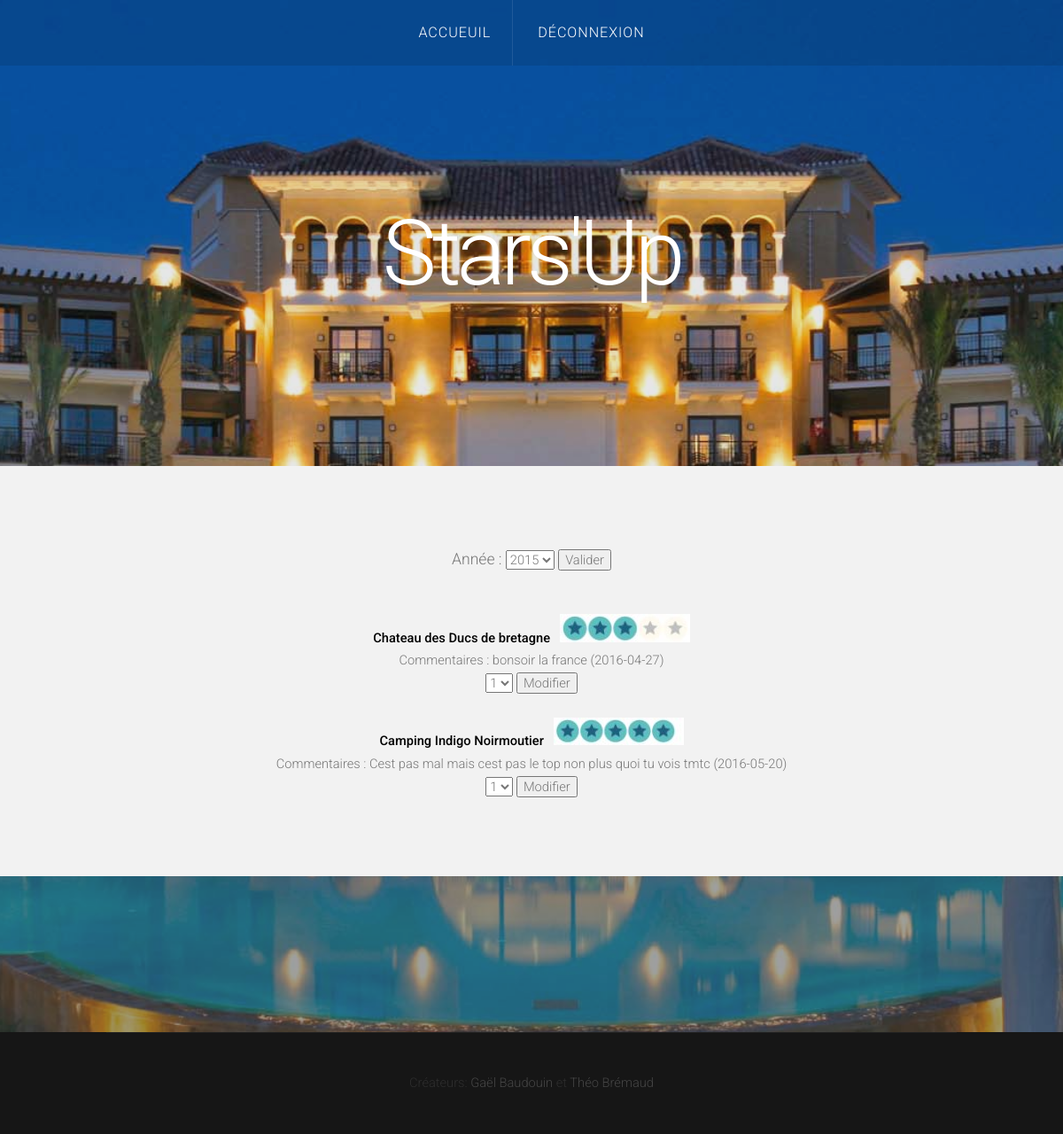
Page /starsup/modif_visite.php on the committed database.
### tables this page shows
CREATE TABLE IF NOT EXISTS `visiter` (
  `ID_HEBERGEMENT` int(11) NOT NULL,
  `ID_INSPECTEUR` int(11) NOT NULL,
  `ID_SAISON` int(11) NOT NULL,
  `NOMBRE_ETOILE_VISITE` smallint(6) DEFAULT NULL,
  `DATE_HEURE_VISITE` date DEFAULT NULL,
  `CONTRE_VISITE` tinyint(1) DEFAULT NULL,
  `COMMENTAIRE_VISITE` varchar(255) DEFAULT NULL,
  PRIMARY KEY (`ID_HEBERGEMENT`,`ID_INSPECTEUR`,`ID_SAISON`),
  KEY `I_FK_VISITER_HEBERGEMENT` (`ID_HEBERGEMENT`),
  KEY `I_FK_VISITER_INSPECTEUR` (`ID_INSPECTEUR`),
  KEY `I_FK_VISITER_SAISON` (`ID_SAISON`)
);

CREATE TABLE IF NOT EXISTS `hebergement` (
  `ID_HEBERGEMENT` int(11) NOT NULL AUTO_INCREMENT,
  `ID_DEPARTEMENT` int(11) NOT NULL,
  `NOM_HEBERGEMENT` varchar(128) DEFAULT NULL,
  `ADRESSE_HEBERGEMENT` varchar(128) DEFAULT NULL,
  `VILLE_HEBERGEMENT` varchar(128) DEFAULT NULL,
  `HORAIRES` varchar(20) DEFAULT NULL,
  PRIMARY KEY (`ID_HEBERGEMENT`),
  KEY `I_FK_HEBERGEMENT_DEPARTEMENT` (`ID_DEPARTEMENT`)
);

### starsup/modif_visite.php (the view, shortened to what this page needs)
<!DOCTYPE HTML>
<?php
include("include/config.php");
?>
<html>
	<head>
	</head>
	<body class="homepage">
		<div id="header">
			<div id="nav-wrapper">
				<nav id="nav">
					<ul>
						<li class="active"><a href="index_admin.php">Accueuil</a></li>
						<li><a href="index.php">Déconnexion</a></li>
					</ul>
				</nav>
			</div>
			<div class="container">
				<div id="logo">
					<h1><a href="#">Stars'Up</a></h1>
				</div>
			</div>
		</div>
		<div id="featured">
			<div class="container">
				<div id="content" class="container">
	<form action="modif_visite_debut.php" name="ajout_visite" method="post">
	      				<p>Année :
	              <select name="date">
	              <?php
	              $truc = '2016';
	             	$req = $dbh->query('SELECT * FROM visiter');
					while ($donnees = $req->fetch())
	              	{
					$date = date_parse($donnees['DATE_HEURE_VISITE']);
    				$year = $date['year'];
    				if($year !=$truc)
    				{
	                echo'<option>'.$year.'</option>';
	                $truc = $year;
	                }
	             	}
	              ?>
	               </select>
	      			<INPUT TYPE="submit" name="valider" value="Valider">
    		</form>
			<?php
$req = $dbh->query('SELECT * FROM visiter as V Inner join hebergement as H on V.ID_HEBERGEMENT = H.ID_HEBERGEMENT WHERE CONTRE_VISITE = 1');
while ($donnees = $req->fetch())
{
	?>
     <?php
     echo '<br>';
     echo utf8_encode('<b>'.$donnees['NOM_HEBERGEMENT'].'</b>&nbsp&nbsp  ');
     if ($donnees['NOMBRE_ETOILE_VISITE'] ==1)
     {
     echo '<img src="images/1Stars.jpg"/>'.'<br/>';
     }
     else if ($donnees['NOMBRE_ETOILE_VISITE'] ==2)
     {
     echo '<img src="images/2Stars.jpg"/>'.'<br/>';
     }
     else if ($donnees['NOMBRE_ETOILE_VISITE'] ==3)
     {
     echo '<img src="images/3Stars.jpg"/>'.'<br/>';
     }
     else if ($donnees['NOMBRE_ETOILE_VISITE'] ==4)
     {
     echo '<img src="images/4Stars.jpg"/>'.'<br/>';
     }
     else if ($donnees['NOMBRE_ETOILE_VISITE'] ==5)
     {
     echo '<img src="images/5Stars.jpg"/>'.'<br/>';
     }
     echo 'Commentaires : '.$donnees['COMMENTAIRE_VISITE'].' ('.$donnees['DATE_HEURE_VISITE'].')<br>';
     ?>
     <form action="modif_visite.php" name="modif_etoile" method="get">
     <select name="etoile">
     	<option>1</option>
     </select>
     <INPUT TYPE="submit" name="modifier" value="Modifier">
     </form>
     <?php
}
 ?>
			</div>
			</div>
		</div>
		<div id="tweet">
		</div>
		<div id="copyright">
			<div class="container">
				Créateurs: <a href="#">Gaël Baudouin</a> et <a href="#">Théo Brémaud </a>
			</div>
		</div>
	</body>
</html>

### starsup/css/style.css (style rules this page uses)
body { margin: 0; padding: 0; background: #161616; }
body,input,textarea,select { font-family: 'Roboto', sans-serif; font-size: 11pt; font-weight: 300; line-height: 1.75em; color: #777; }
h1,h2,h3,h4,h5,h6 { font-weight: 300; color: #777; }
h1 a, h2 a, h3 a, h4 a, h5 a, h6 a { color: inherit; text-decoration: none; }
strong, b { font-weight: 500; color: #000000; }
a { text-decoration: none; color: #80BA8E; }
p, ul, ol, dl, table { margin-bottom: 1em; }
#header { position: relative; background: url(../images/header.jpg) no-repeat bottom center; background-attachment: fixed; background-size: cover; text-align: center; }
#header:before { content: ''; position: absolute; left: 0; top: 0; width: 100%; height: 100%; background: rgba(64,64,64,0.125); }
#logo { position: relative; z-index: 1; }
#logo h1 { color: #FFF; }
#logo a { display: block; text-decoration: none; font-weight: 300; line-height: 1em; font-size: 7em; color: #FFF; letter-spacing: -0.05em; margin: 0 0 0.125em 0; }
#nav-wrapper { background: rgba(0,0,0,.1); position: absolute; top: 0; left: 0; width: 100%; }
#nav > ul { margin: 0; padding: 0; text-align: center; }
#nav > ul > li { display: inline-block; border-right: 1px solid; border-color: rgba(255,255,255,.1); }
#nav > ul > li:last-child { padding-right: 0; border-right: none; }
#nav > ul > li > a, #nav > ul > li > span { display: inline-block; padding: 1.5em 1.5em; letter-spacing: 0.06em; text-decoration: none; text-transform: uppercase; font-size: 1.1em; outline: 0; color: #FFF; }
#nav li.active a { color: #FFF; }
.homepage #content { text-align: center; }
#copyright { position: relative; text-align: center; color: #774535; }
#copyright .container { padding: 3em 0em; border-top: 1px solid; border-color: rgba(255,255,255,.05); color: rgba(255,255,255,.1); }
#copyright a { text-decoration: none; color: rgba(255,255,255,.2); }
#featured { position: relative; background: #f2f2f2; text-align: center; }
#tweet { position: relative; text-align: center; background: url(../images/header.jpg) no-repeat center center; background-attachment: fixed; background-size: cover; }
#tweet:before { content: ''; position: absolute; left: 0; top: 0; width: 100%; height: 100%; background: rgba(64,64,64,0.5); }

### starsup/css/style-desktop.css (style rules this page uses)
#header { padding: 10em 0 6em 0; }
.homepage #header { padding: 16em 0 12em 0; }
#featured { padding: 6em 0em; }
#featured p { line-height: 2em; font-size: 1.2em; }
#tweet { padding: 6em 0em; }

### starsup/css/style-1000px.css (style rules this page uses)
body,input,textarea,select { font-size: 11pt; }

### rows in the picture
visiter: ID_HEBERGEMENT.NOM_HEBERGEMENT "Chateau des Ducs de bretagne", NOMBRE_ETOILE_VISITE 5 (drawn), COMMENTAIRE_VISITE "bonsoir la france", DATE_HEURE_VISITE "2016-04-27"
visiter: ID_HEBERGEMENT.NOM_HEBERGEMENT "Camping Indigo Noirmoutier", NOMBRE_ETOILE_VISITE 2 (drawn), COMMENTAIRE_VISITE "Cest pas mal mais cest pas le top non plus quoi tu vois tmtc", DATE_HEURE_VISITE "2016-05-20"

### other values in the picture
form field date "2015"
